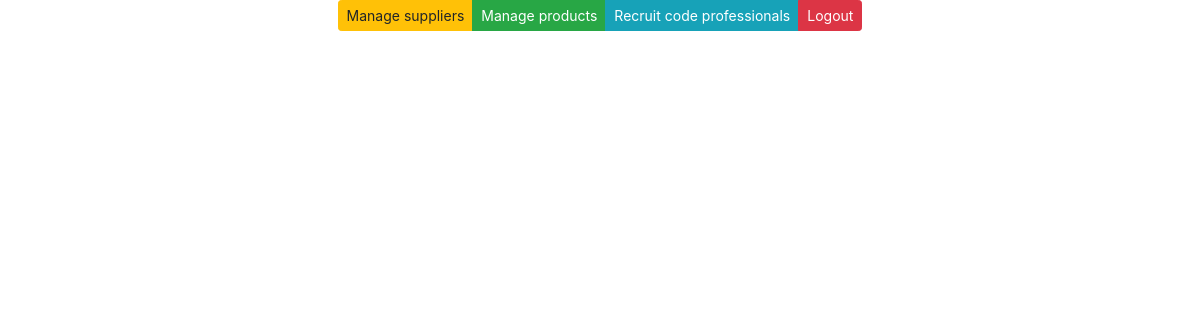
Before: /edit-product-get/3/ with the older database file.
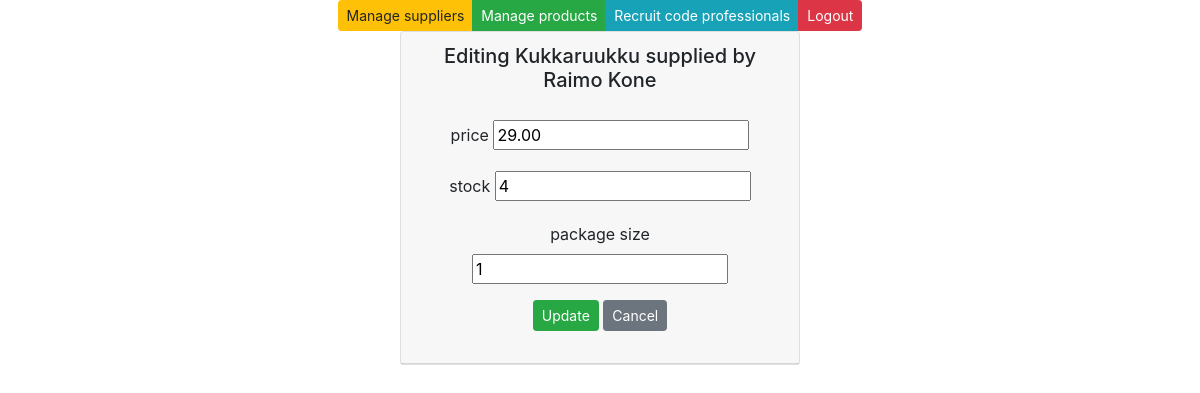
After: the same page with the newer database file.
### app/models.py (models this page shows)
class Product(models.Model):
    productname=models.CharField(max_length=20, default = 'laku')
    packagesize=models.CharField(max_length=20, default = 3)
    unitsinstock=models.IntegerField(default = 3)
    companyname=models.CharField(max_length=50, default = 'lakufirma')
    unitprice=models.DecimalField(max_digits=9,decimal_places=2,default= 0.00)
    supplier = models.ForeignKey(Supplier, on_delete=models.CASCADE)
    class Meta:
        ordering = ['productname']

class Supplier(models.Model):
    companyname=models.CharField(max_length=50, default = 'lakufirma')
    contactname=models.CharField(max_length=50, default = 'tommi')
    address=models.CharField(max_length=100, default = 'tie 3')
    phone=models.CharField(max_length=50, default = '050123456')
    email=models.CharField(max_length=50, default = 'tommi.tommi@gmail.com')
    country=models.CharField(max_length=50, default = 'Finland')
    class Meta:
        ordering = ['companyname']

### app/views.py (the view)
# urls.py: path('edit-product-get/<int:id>/', edit_product_get),
def edit_product_get(request, id):
    product = Product.objects.filter(id = id)
    context = {'product': product}
    return render (request,"edit_product.html",context)

### app/templates/edit_product.html (shortened to what this page needs)
{% extends 'index.html' %}
{% block content %}
{% for p in product %}
<div class="card" style="width: 25rem;">
    <div class="card-header">
        <h5>Editing {{p.productname}} supplied by {{p.supplier.companyname}}</h5>
        <div class="card-body">
            <form method="post" action="/edit-product-post/{{p.id}}/">
                <div class="form-group">
                    <label>price</label>
                    <input type="number" name="unitprice" value={{p.unitprice}}>
                </div>
                <div class="form-group">
                    <label>stock</label>
                    <input type="number" name="unitsinstock" value={{p.unitsinstock}}>
                </div>
                <div class="form-group">
                    <label>package size</label>
                    <input type="number" name="packagesize" value={{p.packagesize}}>
                </div>
                <input type="submit" value="Update" class="btn btn-success btn-sm">
                <input type="button" onclick="window.location.href='/products'" id="hide-btn"
                    class="btn btn-secondary btn-sm" value="Cancel">
            </form>
        </div>
    </div>
</div>
{%endfor%}
{% endblock %}

Changed rows visible on the page:
added Product: productname "Kukkaruukku", supplier.companyname "Raimo Kone", unitprice "29.00", unitsinstock "4", packagesize "1"
